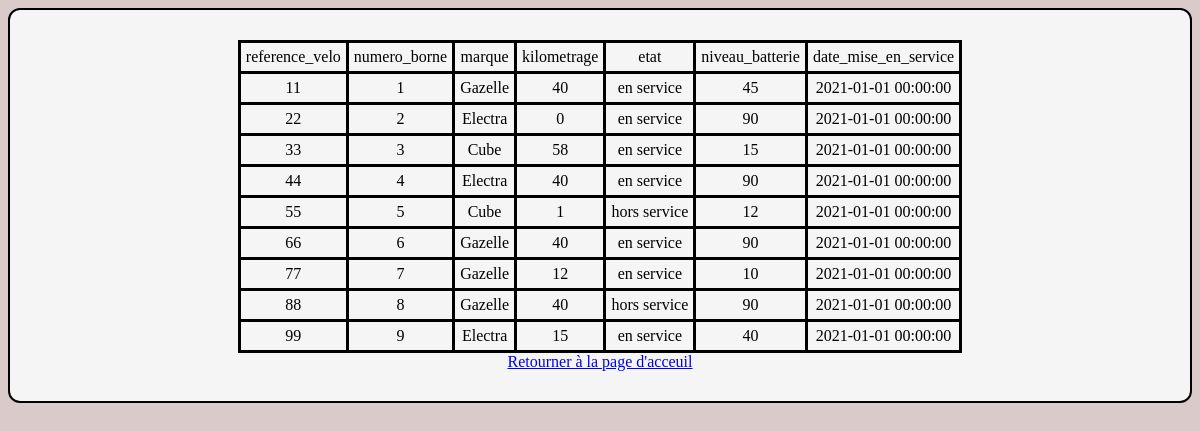
Page /php/affichage.php?action=velos on the committed database.
### tables this page shows
CREATE TABLE `velos`
(
	reference_velo INT,
	numero_borne INT UNIQUE,
	marque CHAR(50),
	kilometrage INT NOT NULL,
	etat CHAR(50),
	niveau_batterie INT NOT NULL,
	date_mise_en_service TIMESTAMP DEFAULT CURRENT_TIMESTAMP,
	PRIMARY KEY (reference_velo)
);

### php/affichage.php (the view, shortened to what this page needs)
<!DOCTYPE html>
<html>
    <head>
        <link rel="stylesheet" type="text/css" href="main.css" />
    </head>
    <body>
    <div class="box">
<?php
    include "connect.php";
    if(isset($_GET['action']))
{
    $table=$_GET['action'];
    $result = mysqli_query($connection,"SELECT * FROM $table");
    $all_property = array();
    echo '<table class="data-table">
    <tr class="data-heading">';
    while ($property = mysqli_fetch_field($result)) {
        echo '<td>' . $property->name . '</td>';
        array_Push($all_property, $property->name);
    }
        echo '</tr>';
    while ($row = mysqli_fetch_array($result)) {
        echo "<tr>";
        foreach ($all_property as $item) {
        echo '<td>' . $row[$item] . '</td>';
        }
        echo '</tr>';
    }
    echo "</table>";
}
?>
<a type="submit" href="index.php?action=home">Retourner à la page d'acceuil</a>
</div>
</body>
</html>

### php/main.css (style rules this page uses)
body { text-align: center; background-color: #dacaca; }
table, th, td { margin: auto; border: 3px solid black; border-collapse: collapse; text-align: center; }
th, td { padding: 5px; text-align: center; }
.box { background-color: rgb(245, 245, 245); padding-top: 30px; padding: 30px; text-align: center; border-radius: 12px; border: 2px solid rgb(0, 0, 0); }

### rows in the picture
velos: reference_velo "11", numero_borne "1", marque "Gazelle", kilometrage "40", etat "en service", niveau_batterie "45", date_mise_en_service "2021-01-01 00:00:00"
velos: reference_velo "22", numero_borne "2", marque "Electra", kilometrage "0", etat "en service", niveau_batterie "90", date_mise_en_service "2021-01-01 00:00:00"
velos: reference_velo "33", numero_borne "3", marque "Cube", kilometrage "58", etat "en service", niveau_batterie "15", date_mise_en_service "2021-01-01 00:00:00"
velos: reference_velo "44", numero_borne "4", marque "Electra", kilometrage "40", etat "en service", niveau_batterie "90", date_mise_en_service "2021-01-01 00:00:00"
velos: reference_velo "55", numero_borne "5", marque "Cube", kilometrage "1", etat "hors service", niveau_batterie "12", date_mise_en_service "2021-01-01 00:00:00"
velos: reference_velo "66", numero_borne "6", marque "Gazelle", kilometrage "40", etat "en service", niveau_batterie "90", date_mise_en_service "2021-01-01 00:00:00"
velos: reference_velo "77", numero_borne "7", marque "Gazelle", kilometrage "12", etat "en service", niveau_batterie "10", date_mise_en_service "2021-01-01 00:00:00"
velos: reference_velo "88", numero_borne "8", marque "Gazelle", kilometrage "40", etat "hors service", niveau_batterie "90", date_mise_en_service "2021-01-01 00:00:00"
velos: reference_velo "99", numero_borne "9", marque "Electra", kilometrage "15", etat "en service", niveau_batterie "40", date_mise_en_service "2021-01-01 00:00:00"

### other values in the picture
$property->name "reference_velo"
$property->name "numero_borne"
$property->name "marque"
$property->name "kilometrage"
$property->name "etat"
$property->name "niveau_batterie"
$property->name "date_mise_en_service"
